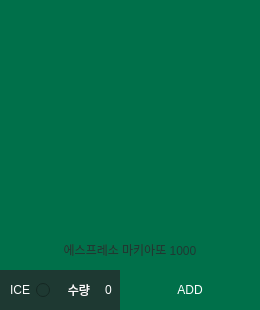
         <widget class="QFrame" name="frame_3_2">
          <property name="geometry">
           <rect>
            <x>300</x>
            <y>20</y>
            <width>260</width>
            <height>310</height>
           </rect>
          </property>
          <property name="frameShape">
           <enum>QFrame::NoFrame</enum>
          </property>
          <property name="frameShadow">
           <enum>QFrame::Raised</enum>
          </property>
          <widget class="QRadioButton" name="radioButton_3_2">
           <property name="geometry">
            <rect>
             <x>0</x>
             <y>270</y>
             <width>50</width>
             <height>40</height>
            </rect>
           </property>
           <property name="focusPolicy">
            <enum>Qt::NoFocus</enum>
           </property>
           <property name="layoutDirection">
            <enum>Qt::RightToLeft</enum>
           </property>
           <property name="styleSheet">
            <string notr="true">background-color: rgb(30, 57, 50);
color: rgb(255, 255, 255);</string>
           </property>
           <property name="text">
            <string>ICE</string>
           </property>
           <property name="checked">
            <bool>false</bool>
           </property>
           <property name="autoRepeat">
            <bool>false</bool>
           </property>
           <property name="autoExclusive">
            <bool>false</bool>
           </property>
          </widget>
          <widget class="QLabel" name="label_3_2">
           <property name="geometry">
            <rect>
             <x>50</x>
             <y>270</y>
             <width>40</width>
             <height>40</height>
            </rect>
           </property>
           <property name="styleSheet">
            <string notr="true">background-color: rgb(30, 57, 50);
color: rgb(255, 255, 255);
font: 75 9pt &quot;맑은 고딕&quot;;</string>
           </property>
           <property name="text">
            <string>수량</string>
           </property>
           <property name="alignment">
            <set>Qt::AlignRight|Qt::AlignTrailing|Qt::AlignVCenter</set>
           </property>
          </widget>
          <widget class="QLabel" name="label_image_3_2">
           <property name="geometry">
            <rect>
             <x>0</x>
             <y>0</y>
             <width>260</width>
             <height>270</height>
            </rect>
           </property>
           <property name="styleSheet">
            <string notr="true">background-color: rgb(0, 112, 74);</string>
           </property>
           <property name="text">
            <string/>
           </property>
          </widget>
          <widget class="QSpinBox" name="spinBox_3_2">
           <property name="geometry">
            <rect>
             <x>90</x>
             <y>270</y>
             <width>50</width>
             <height>40</height>
            </rect>
           </property>
           <property name="focusPolicy">
            <enum>Qt::WheelFocus</enum>
           </property>
           <property name="styleSheet">
            <string notr="true">background-color: rgb(30, 57, 50);
color: rgb(255, 255, 255);</string>
           </property>
           <property name="frame">
            <bool>false</bool>
           </property>
           <property name="alignment">
            <set>Qt::AlignCenter</set>
           </property>
          </widget>
          <widget class="QPushButton" name="pushButton_3_2">
           <property name="geometry">
            <rect>
             <x>120</x>
             <y>270</y>
             <width>140</width>
             <height>40</height>
            </rect>
           </property>
           <property name="focusPolicy">
            <enum>Qt::StrongFocus</enum>
           </property>
           <property name="styleSheet">
            <string notr="true">QPushButton{
	font: 9pt &quot;맑은 고딕&quot;;
	color: rgb(255, 255, 255);
	background-color: rgb(0, 112, 74);
	border: 0px;
}
QPushButton:hover{
	color: rgb(0, 0, 0);
	background-color: rgb(0, 255, 166);
}</string>
           </property>
           <property name="text">
            <string>ADD</string>
           </property>
          </widget>
          <widget class="QLabel" name="label_p_3_2">
           <property name="geometry">
            <rect>
             <x>0</x>
             <y>230</y>
             <width>260</width>
             <height>40</height>
            </rect>
           </property>
           <property name="styleSheet">
            <string notr="true">color: rgb(30, 57, 50);
font: 75 9pt &quot;맑은 고딕&quot;;</string>
           </property>
           <property name="text">
            <string>에스프레소 마키아또 1000</string>
           </property>
           <property name="alignment">
            <set>Qt::AlignCenter</set>
           </property>
          </widget>
         </widget>
